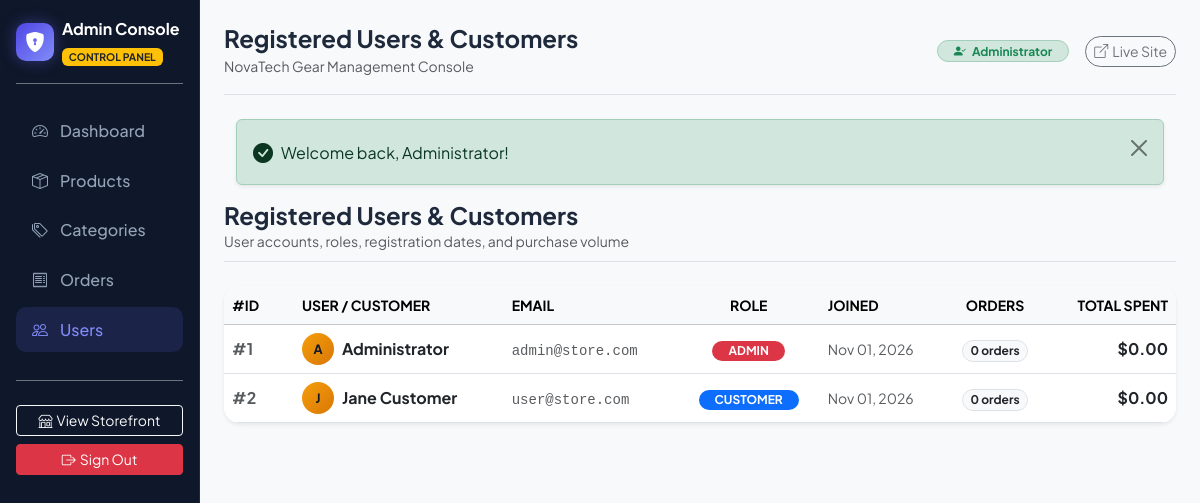
Page /admin/users (signed in) on the committed database.
### tables this page shows
CREATE TABLE `users` (
    `id` INT UNSIGNED AUTO_INCREMENT PRIMARY KEY,
    `name` VARCHAR(100) NOT NULL,
    `email` VARCHAR(150) NOT NULL UNIQUE,
    `password_hash` VARCHAR(255) NOT NULL,
    `role` ENUM('user', 'admin') NOT NULL DEFAULT 'user',
    `created_at` TIMESTAMP NOT NULL DEFAULT CURRENT_TIMESTAMP,
    INDEX `idx_users_role` (`role`)
);

### app/views/admin/users/index.php (the view)
<div class="d-flex justify-content-between align-items-center mb-4 pb-2 border-bottom">
    <div>
        <h4 class="fw-bold m-0">Registered Users & Customers</h4>
        <p class="text-muted small m-0">User accounts, roles, registration dates, and purchase volume</p>
    </div>
</div>
<div class="card border-0 shadow-sm rounded-4 overflow-hidden">
    <div class="table-responsive">
        <table class="table table-hover align-middle mb-0">
            <thead class="table-light small text-muted text-uppercase">
                <tr>
                    <th style="width: 70px;">#ID</th>
                    <th>User / Customer</th>
                    <th>Email</th>
                    <th class="text-center">Role</th>
                    <th>Joined</th>
                    <th class="text-center">Orders</th>
                    <th class="text-end">Total Spent</th>
                </tr>
            </thead>
            <tbody>
                <?php if (empty($users)): ?>
                    <tr>
                        <td colspan="7" class="text-center py-4 text-muted">No users found.</td>
                    </tr>
                <?php else: ?>
                    <?php foreach ($users as $user): ?>
                        <tr>
                            <td class="fw-bold text-muted">#<?= $user['id'] ?></td>
                            <td>
                                <div class="d-flex align-items-center gap-2">
                                    <div class="user-avatar" style="width: 32px; height: 32px; font-size: 0.8rem;">
                                        <?= strtoupper(substr($user['name'], 0, 1)) ?>
                                    </div>
                                    <span class="fw-bold text-dark"><?= e($user['name']) ?></span>
                                </div>
                            </td>
                            <td>
                                <span class="small text-muted font-monospace"><?= e($user['email']) ?></span>
                            </td>
                            <td class="text-center">
                                <?php if ($user['role'] === 'admin'): ?>
                                    <span class="badge bg-danger text-uppercase px-3 py-1 rounded-pill small">Admin</span>
                                <?php else: ?>
                                    <span class="badge bg-primary text-uppercase px-3 py-1 rounded-pill small">Customer</span>
                                <?php endif; ?>
                            </td>
                            <td class="small text-muted"><?= date('M d, Y', strtotime($user['created_at'])) ?></td>
                            <td class="text-center">
                                <span class="badge bg-light text-dark border rounded-pill"><?= $user['total_orders'] ?> orders</span>
                            </td>
                            <td class="text-end fw-bold text-dark">
                                <?= format_price($user['total_spent']) ?>
                            </td>
                        </tr>
                    <?php endforeach; ?>
                <?php endif; ?>
            </tbody>
        </table>
    </div>
</div>

### app/core/Router.php (shortened to what the rows shown need)
<?php
class Router
{
    private array $routes = [];
    private array $groupMiddleware = [];
    public function group(array $attributes, callable $callback): void
    {
        $previousMiddleware = $this->groupMiddleware;
        if (isset($attributes['middleware'])) {
            $middlewares = is_array($attributes['middleware']) ? $attributes['middleware'] : [$attributes['middleware']];
            $this->groupMiddleware = array_merge($this->groupMiddleware, $middlewares);
        }
        $this->groupMiddleware = $previousMiddleware;
    }
    private function addRoute(string $method, string $path, array|callable $handler, array $middleware = []): self
    {
        $allMiddleware = array_merge($this->groupMiddleware, $middleware);
        $cleanPath = '/' . trim($path, '/');
        $pattern = preg_replace('/\{([a-zA-Z0-9_]+)\}/', '(?P<$1>[^/]+)', $cleanPath);
        $pattern = "#^" . $pattern . "$#";
        $this->routes[] = [
            'method'     => strtoupper($method),
            'path'       => $cleanPath,
            'pattern'    => $pattern,
            'handler'    => $handler,
            'middleware' => $allMiddleware
        ];
        return $this;
    }
    public function dispatch(Request $request): void
    {
        $method = $request->method();
        $uri = $request->uri();
        foreach ($this->routes as $route) {
            if ($route['method'] !== $method) {
                continue;
            }
            if (preg_match($route['pattern'], $uri, $matches)) {
                $params = [];
                $handler = $route['handler'];
                if (is_array($handler) && count($handler) === 2) {
                    [$controllerClass, $action] = $handler;
                    $controller = new $controllerClass();
                    $controller->$action($request, ...array_values($params));
                    return;
                }
            }
        }
    }
}

### app/views/layouts/admin.php (shortened to what the rows shown need)
<?php
$currentUser = Auth::user();
?>
<!DOCTYPE html>
<html lang="en">
<head>
    <link href="https://cdn.jsdelivr.net/npm/bootstrap@5.3.3/dist/css/bootstrap.min.css" rel="stylesheet">
    <link rel="stylesheet" href="https://cdn.jsdelivr.net/npm/bootstrap-icons@1.11.3/font/bootstrap-icons.min.css">
    <link rel="stylesheet" href="/assets/css/style.css">
</head>
<body class="bg-light">
<div class="container-fluid p-0">
    <div class="row g-0">
        <div class="col-lg-2 admin-sidebar p-3 text-white">
            <div class="d-flex align-items-center gap-2 mb-4 pb-3 border-bottom border-secondary">
                <div class="brand-icon">
                    <i class="bi bi-shield-lock-fill"></i>
                </div>
                <div>
                    <span class="fw-bold d-block">Admin Console</span>
                    <span class="badge bg-warning text-dark small" style="font-size: 0.65rem;">CONTROL PANEL</span>
                </div>
            </div>
            <nav class="nav flex-column mb-auto">
                <a href="/admin" class="admin-nav-link <?= str_ends_with($_SERVER['REQUEST_URI'] ?? '', '/admin') ? 'active' : '' ?>">
                    <i class="bi bi-speedometer2"></i>
                    <span>Dashboard</span>
                </a>
                <a href="/admin/products" class="admin-nav-link <?= str_contains($_SERVER['REQUEST_URI'] ?? '', '/admin/products') ? 'active' : '' ?>">
                    <i class="bi bi-box-seam"></i>
                    <span>Products</span>
                </a>
                <a href="/admin/categories" class="admin-nav-link <?= str_contains($_SERVER['REQUEST_URI'] ?? '', '/admin/categories') ? 'active' : '' ?>">
                    <i class="bi bi-tags"></i>
                    <span>Categories</span>
                </a>
                <a href="/admin/orders" class="admin-nav-link <?= str_contains($_SERVER['REQUEST_URI'] ?? '', '/admin/orders') ? 'active' : '' ?>">
                    <i class="bi bi-receipt"></i>
                    <span>Orders</span>
                </a>
                <a href="/admin/users" class="admin-nav-link <?= str_contains($_SERVER['REQUEST_URI'] ?? '', '/admin/users') ? 'active' : '' ?>">
                    <i class="bi bi-people"></i>
                    <span>Users</span>
                </a>
            </nav>
            <div class="pt-4 mt-4 border-top border-secondary">
                <a href="/" class="btn btn-outline-light btn-sm w-100 mb-2">
                    <i class="bi bi-shop me-1"></i>View Storefront
                </a>
                <form action="/logout" method="POST" class="m-0">
                    <button type="submit" class="btn btn-danger btn-sm w-100">
                        <i class="bi bi-box-arrow-right me-1"></i>Sign Out
                    </button>
                </form>
            </div>
        </div>
        <div class="col-lg-10 p-4">
            <div class="d-flex justify-content-between align-items-center mb-4 pb-3 border-bottom">
                <div>
                    <h4 class="fw-bold m-0"><?= e($title ?? 'Dashboard') ?></h4>
                    <span class="text-muted small">NovaTech Gear Management Console</span>
                </div>
                <div class="d-flex align-items-center gap-3">
                    <span class="badge bg-success-subtle text-success border border-success-subtle px-3 py-1 rounded-pill small">
                        <i class="bi bi-person-check-fill me-1"></i> <?= e($currentUser['name'] ?? 'Admin') ?>
                    </span>
                    <a href="/" class="btn btn-sm btn-outline-secondary rounded-pill">
                        <i class="bi bi-box-arrow-up-right me-1"></i>Live Site
                    </a>
                </div>
            </div>
            <?php require __DIR__ . '/alerts.php'; ?>
            <?= $content ?>
        </div>
    </div>
</div>
</body>
</html>

### rows in the picture
users: name "Administrator", id "1", name "A", email "admin@store.com", role "ADMIN", created_at "Nov 01, 2026", total_orders "0", total_spent "$0.00"
users: id "2", name "J", name "Jane Customer", email "user@store.com", role "CUSTOMER", created_at "Nov 01, 2026", total_orders "0", total_spent "$0.00"

### other values in the picture
$msg "Welcome back, Administrator!"
